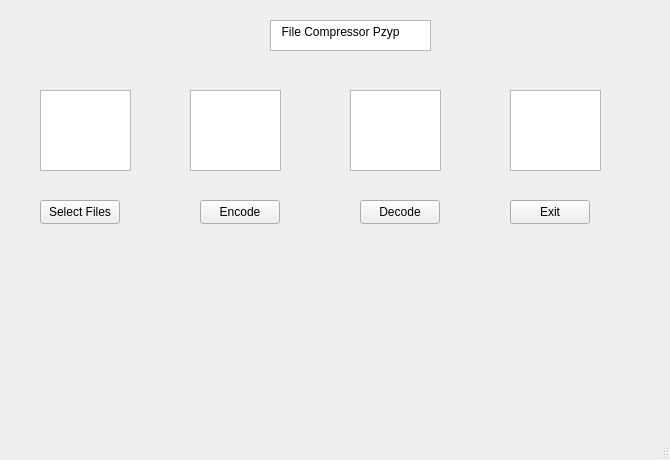
<?xml version="1.0" encoding="UTF-8"?>
<ui version="4.0">
 <class>MainWindow</class>
 <widget class="QMainWindow" name="MainWindow">
  <property name="geometry">
   <rect>
    <x>0</x>
    <y>0</y>
    <width>670</width>
    <height>460</height>
   </rect>
  </property>
  <property name="windowTitle">
   <string>MainWindow</string>
  </property>
  <widget class="QWidget" name="centralwidget">
   <widget class="QPushButton" name="pushButton">
    <property name="geometry">
     <rect>
      <x>40</x>
      <y>200</y>
      <width>80</width>
      <height>24</height>
     </rect>
    </property>
    <property name="text">
     <string>Select Files</string>
    </property>
   </widget>
   <widget class="QPushButton" name="pushButton_2">
    <property name="geometry">
     <rect>
      <x>200</x>
      <y>200</y>
      <width>80</width>
      <height>24</height>
     </rect>
    </property>
    <property name="text">
     <string>Encode</string>
    </property>
   </widget>
   <widget class="QPushButton" name="pushButton_3">
    <property name="geometry">
     <rect>
      <x>360</x>
      <y>200</y>
      <width>80</width>
      <height>24</height>
     </rect>
    </property>
    <property name="text">
     <string>Decode</string>
    </property>
   </widget>
   <widget class="QPushButton" name="pushButton_5">
    <property name="geometry">
     <rect>
      <x>510</x>
      <y>200</y>
      <width>80</width>
      <height>24</height>
     </rect>
    </property>
    <property name="text">
     <string>Exit</string>
    </property>
   </widget>
   <widget class="QGraphicsView" name="graphicsView">
    <property name="geometry">
     <rect>
      <x>40</x>
      <y>90</y>
      <width>91</width>
      <height>81</height>
     </rect>
    </property>
    <property name="styleSheet">
     <string notr="true">image: url(:/QtCreator/images/selectfiles.jpg);</string>
    </property>
   </widget>
   <widget class="QGraphicsView" name="graphicsView_2">
    <property name="geometry">
     <rect>
      <x>190</x>
      <y>90</y>
      <width>91</width>
      <height>81</height>
     </rect>
    </property>
    <property name="styleSheet">
     <string notr="true">image: url(:/QtCreator/images/encode.jpg);</string>
    </property>
   </widget>
   <widget class="QGraphicsView" name="graphicsView_3">
    <property name="geometry">
     <rect>
      <x>350</x>
      <y>90</y>
      <width>91</width>
      <height>81</height>
     </rect>
    </property>
    <property name="styleSheet">
     <string notr="true">image: url(:/QtCreator/images/decode.jpg);</string>
    </property>
   </widget>
   <widget class="QGraphicsView" name="graphicsView_4">
    <property name="geometry">
     <rect>
      <x>510</x>
      <y>90</y>
      <width>91</width>
      <height>81</height>
     </rect>
    </property>
    <property name="styleSheet">
     <string notr="true">image: url(:/QtCreator/images/exit.jpg);</string>
    </property>
   </widget>
   <widget class="QPlainTextEdit" name="plainTextEdit">
    <property name="geometry">
     <rect>
      <x>270</x>
      <y>20</y>
      <width>161</width>
      <height>31</height>
     </rect>
    </property>
    <property name="layoutDirection">
     <enum>Qt::LeftToRight</enum>
    </property>
    <property name="plainText">
     <string>  File Compressor Pzyp</string>
    </property>
   </widget>
  </widget>
  <widget class="QStatusBar" name="statusbar"/>
 </widget>
 <resources/>
 <connections/>
</ui>
